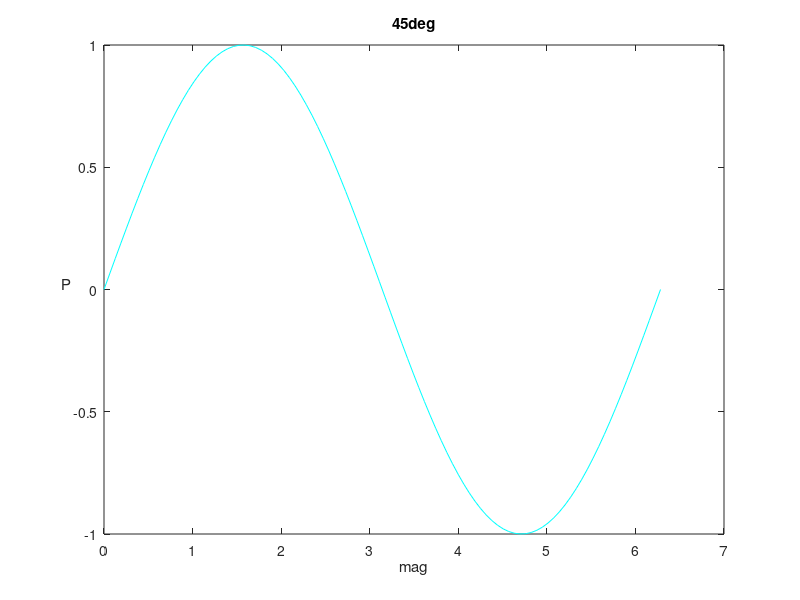

Here is the MATLAB script that generated this plot:
x=linspace(0,2*pi,100);
color=[0 1 1];
y=sin(x);
plot(x,y,'Color',color);
titlename='45deg';
title(titlename);
xlabel('mag');
ylabel('P',"Rotation",0);